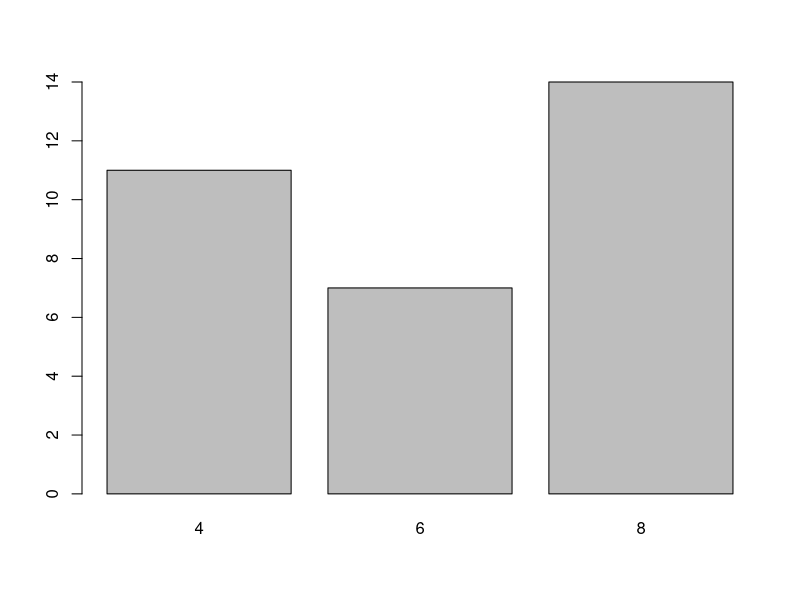
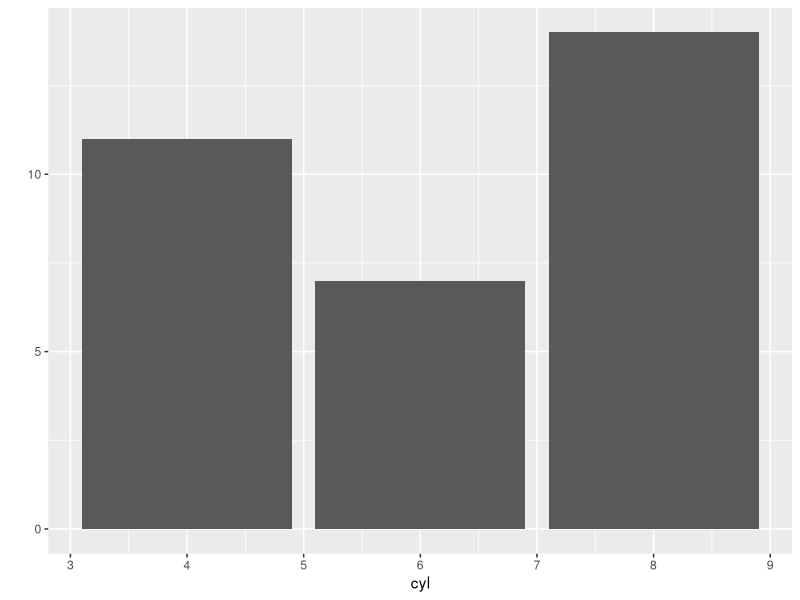
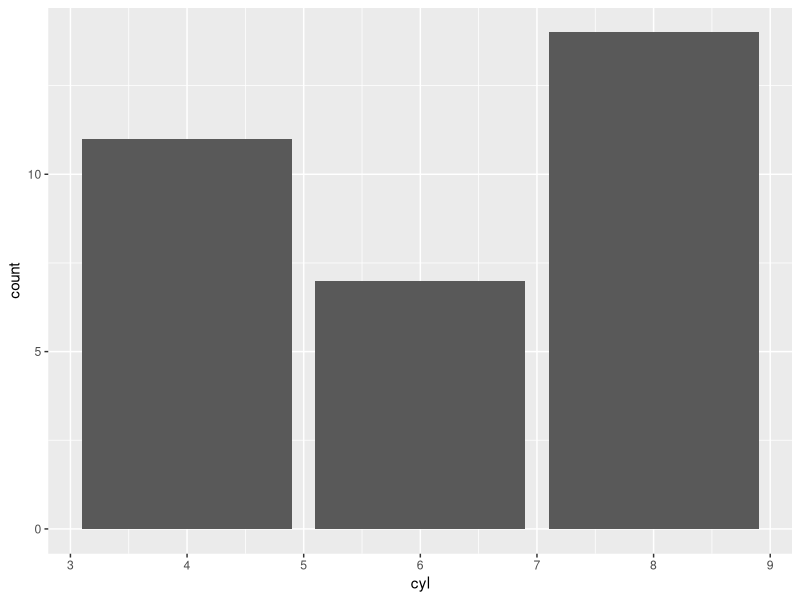
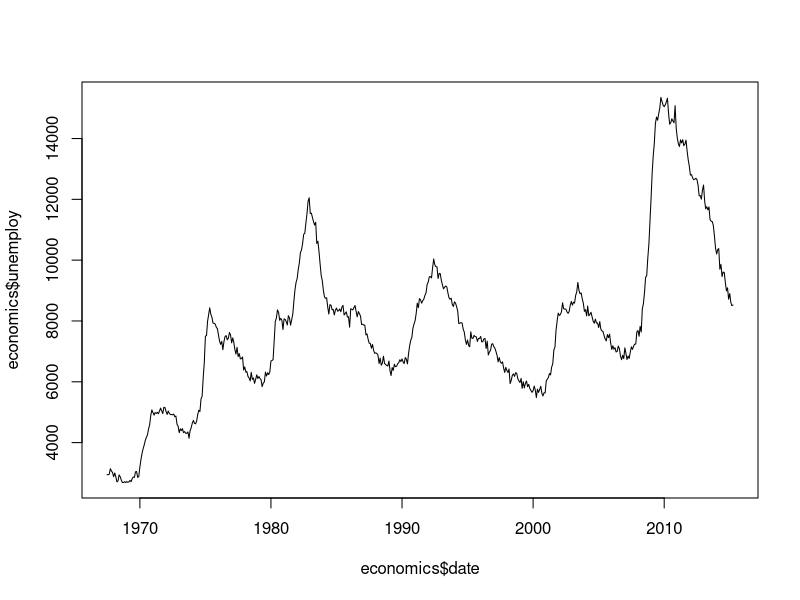
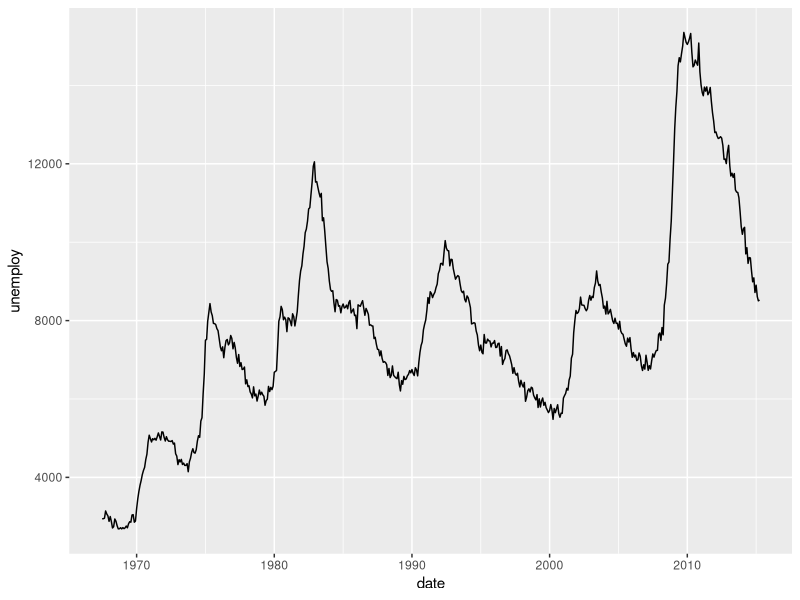
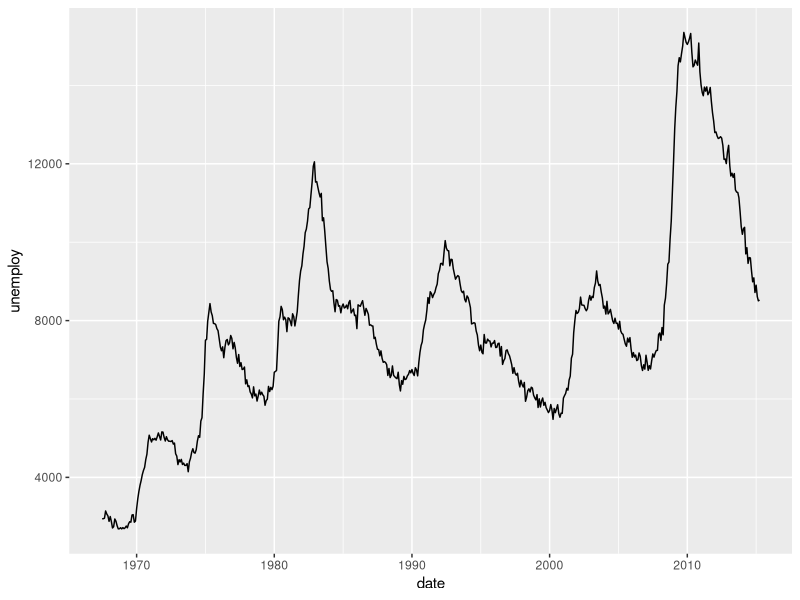
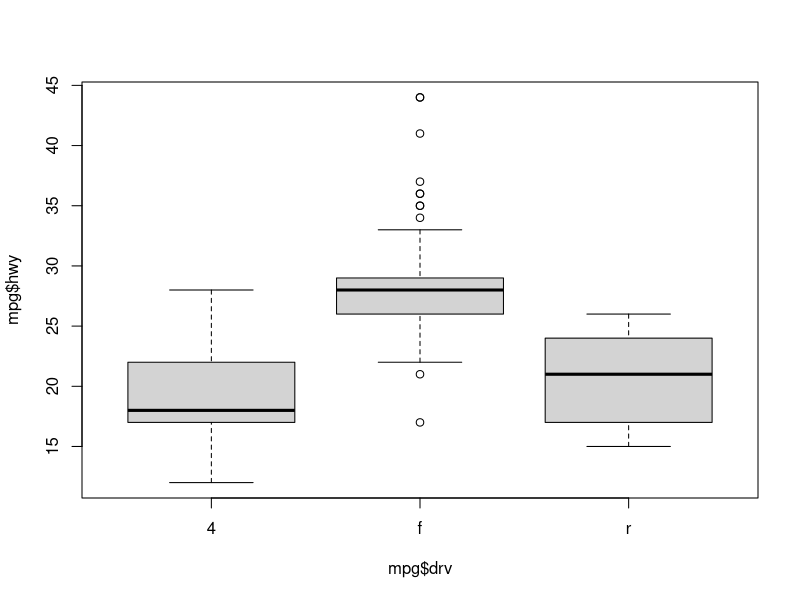
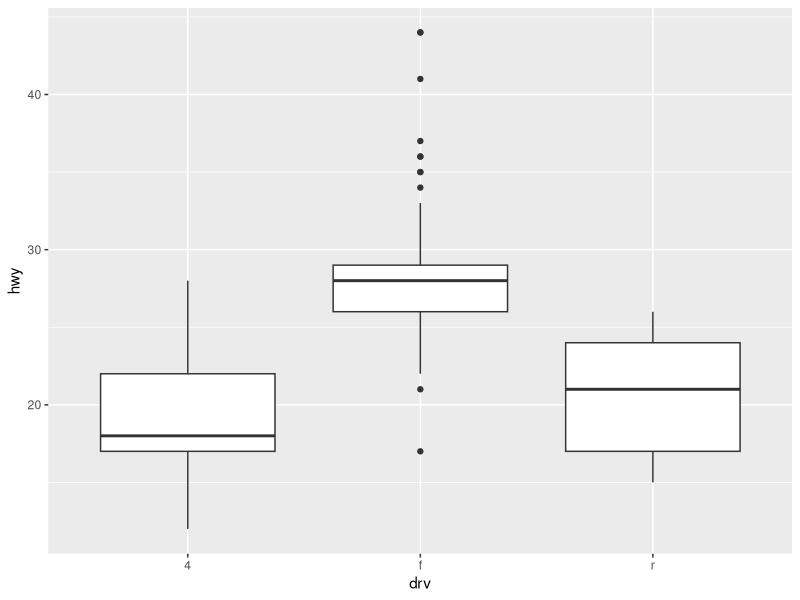

R code for these plots, in order:
# 날짜 : 2021/07/01
# 이름 : 김진우
# 내용 : Ch08 고급 시각화 분석 - ggplot2 패키지 실습 교재 p259

install.packages('ggplot2')
library(ggplot2)

######################
#    막 대 차 트     #
######################
mtcars

# R 기본 막대차트
mtcars_table <- table(mtcars$cyl)
barplot(mtcars_table)

# ggplot2 막대차트
qplot(data=mtcars, x=cyl, geom = 'bar')
ggplot(mtcars, aes(x=cyl)) + geom_bar()

######################
#    라 인 차 트     #
######################
economics

# R 기본 라인차트
plot(economics$date, economics$unemploy, type = 'l')

# ggplot2라인차트
qplot(data = economics, x = date, y = unemploy, geom = 'line')
ggplot(data = economics, aes(x=date, y=unemploy)) + geom_line()

######################
#    박 스 상 자     #
######################
mpg<-as.data.frame(ggplot2::mpg)
mpg
View(mpg)

# R 기본 박스상자
boxplot(mpg$hwy ~ mpg$drv)

# ggplot2 박스상자
qplot(data = mpg, x=drv, y=hwy, geom = 'boxplot')
ggplot(data = mpg, aes(x=drv, y=hwy)) + geom_boxplot()

######################
#   히 스 토 그 램   #
######################
iris

# R 기본 히스토그램
hist(iris$Sepal.Width)

# ggplot2 히스토그램
qplot(data = iris, x=Sepal.Width, geom = 'histogram')
ggplot(data = iris, aes(x=Sepal.Width)) + geom_histogram()

######################
#     산  점  도     #
######################
iris

# R 기본 산점도
plot(iris[,3:4], pch=16, col=iris$Species)

# ggplot2 산점도
qplot(data = iris, x=Petal.Length, y=Petal.Width, color=Species, geom = 'point')
ggplot(data = iris, aes(x=Petal.Length, y=Petal.Width, color = Species)) + geom_point()
